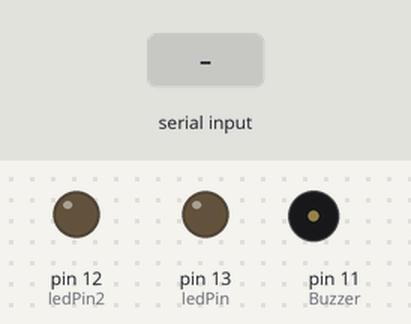
A sketch run on a simulated Arduino Uno, built with avr-gcc and run on an emulated ATmega328P. Parts: output pins drawn as LEDs (lit = HIGH), buzzer (waves = sounding). The inputs (shaded band) are chosen by the test bench.

Above: at 1.2 s.
1.3 s: "1" received over Serial
At 2.2 s:
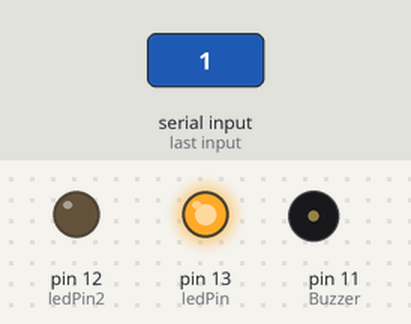
At 3.1 s:
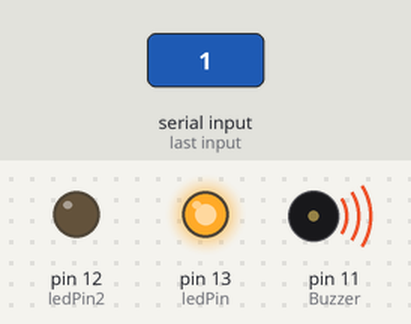
4.3 s: "0" received over Serial
At 4.7 s:
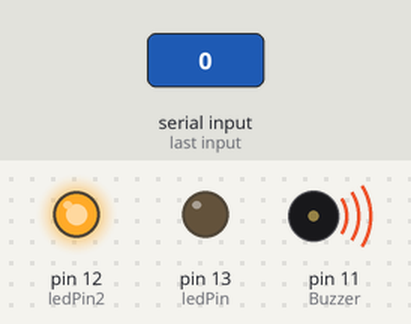
Timing chart, 0 to 7.3 s (numbered marks = the images above; inputs shaded):
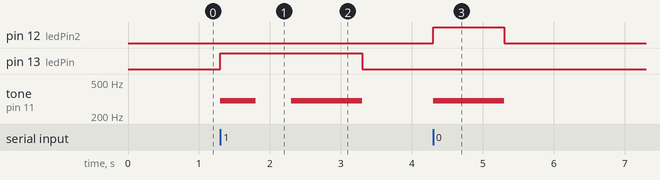

Measured:
- after the input at 1.3 s, pin 13 (ledPin): LOW → HIGH at once, → LOW 2.0 s later; tone on pin 11 (Buzzer): silent → 300 Hz at once, → silent 0.50 s later, → 300 Hz 0.50 s later, → silent 1.0 s later
- after the input at 4.3 s, pin 12 (ledPin2): LOW → HIGH at once, → LOW 1.0 s later; tone on pin 11 (Buzzer): silent → 300 Hz at once, → silent 1.0 s later

The sketch:

LED_Interactive.INO
```cpp
const int ledPin = 13;
const int ledPin2 = 12;   //define the LED pins
const int Buzzer = 11;
void setup(){

  pinMode(ledPin, OUTPUT);
  pinMode(ledPin2, OUTPUT);
  pinMode(Buzzer, OUTPUT);
  Serial.begin(9600);
}

void loop(){

  if(Serial.available() > 0){           //if some data is available of in the serial port
    char ledPinState = Serial.read();   //read the value
    if(ledPinState == '1'){             //if statement will be true(1)
      digitalWrite(ledPin, HIGH);
      tone(Buzzer, 300);
      delay(500);
      noTone(Buzzer);
      delay(500);
      tone(Buzzer, 300);
      delay(500);
      noTone(Buzzer);
      tone(Buzzer, 300);
      delay(500);
      noTone(Buzzer);
      digitalWrite(ledPin, LOW);       //turn ON the LED
      ledPinState == '2';
      Serial.read();
      ;
    }
    if(ledPinState == '0'){             //if statement will be false(0)
      digitalWrite(ledPin2, HIGH);
      tone(Buzzer, 300);
      delay(1000);
      noTone(Buzzer);
      digitalWrite(ledPin2, LOW);
      ledPinState == '2';
      Serial.read();
    }
        if(ledPinState == '2'){

    digitalWrite(ledPin2, LOW);
    digitalWrite(ledPin, LOW);
        }
  }

}
```
